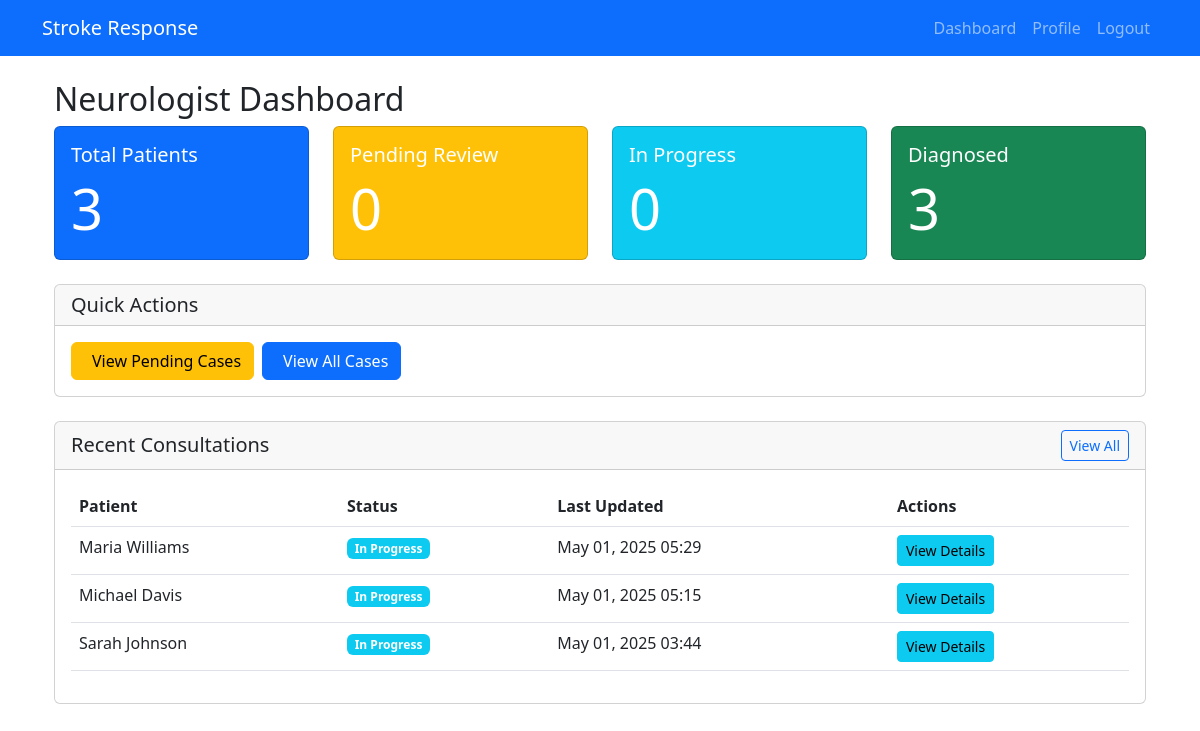
The app's page /neurologist/dashboard/ (signed in) with its own data.
### neurologist/models.py (models this page shows, shortened)
class Consultation(models.Model):
    STATUS_CHOICES = [
        ('IN_PROGRESS', 'In Progress'),
        ('COMPLETED', 'Completed'),
    ]
    DIAGNOSIS_CHOICES = [
        ('ISCHEMIC', 'Ischemic Stroke'),
        ('HEMORRHAGIC', 'Hemorrhagic Stroke'),
        ('TIA', 'Transient Ischemic Attack'),
        ('OTHER', 'Other'),
    ]
    patient = models.ForeignKey(Patient, on_delete=models.CASCADE, related_name='consultations')
    neurologist = models.ForeignKey(User, on_delete=models.CASCADE, related_name='consultations')
    status = models.CharField(max_length=20, choices=STATUS_CHOICES, default='IN_PROGRESS')
    diagnosis = models.CharField(max_length=20, choices=DIAGNOSIS_CHOICES, null=True, blank=True)
    diagnosis_notes = models.TextField(blank=True)
    treatment_plan = models.TextField(blank=True)
    medications = models.TextField(blank=True, help_text="List prescribed medications and dosages")
    follow_up_notes = models.TextField(blank=True)
    created_at = models.DateTimeField(auto_now_add=True)
    updated_at = models.DateTimeField(auto_now=True)
    class Meta:
        ordering = ['-created_at']

### technician/models.py (models this page shows, shortened)
class Patient(models.Model):
    STATUS_CHOICES = [
        ('NEW', 'New'),
        ('SUBMITTED', 'Submitted for Review'),
        ('REVIEWED', 'Under Review'),
        ('DIAGNOSED', 'Diagnosed'),
        ('DISCHARGED', 'Discharged'),
    ]
    GENDER_CHOICES = [
        ('M', 'Male'),
        ('F', 'Female'),
        ('O', 'Other'),
    ]
    first_name = models.CharField(max_length=100)
    last_name = models.CharField(max_length=100)
    date_of_birth = models.DateField()
    gender = models.CharField(max_length=1, choices=GENDER_CHOICES)
    contact_number = models.CharField(max_length=15, blank=True)
    address = models.TextField(blank=True)
    emergency_contact_name = models.CharField(max_length=100, blank=True)
    emergency_contact_number = models.CharField(max_length=15, blank=True)
    medical_history = models.TextField(blank=True)
    current_medications = models.TextField(blank=True)
    allergies = models.TextField(blank=True)
    blood_pressure_systolic = models.IntegerField(validators=[MinValueValidator(0), MaxValueValidator(300)])
    blood_pressure_diastolic = models.IntegerField(validators=[MinValueValidator(0), MaxValueValidator(200)])
    heart_rate = models.IntegerField(validators=[MinValueValidator(0), MaxValueValidator(300)])
    respiratory_rate = models.IntegerField(validators=[MinValueValidator(0), MaxValueValidator(100)])
    temperature = models.DecimalField(max_digits=4, decimal_places=1)
    oxygen_saturation = models.IntegerField(validators=[MinValueValidator(0), MaxValueValidator(100)])
    glasgow_coma_scale = models.IntegerField(validators=[MinValueValidator(3), MaxValueValidator(15)])
    chief_complaint = models.TextField()
    notes = models.TextField(blank=True)
    status = models.CharField(max_length=20, choices=STATUS_CHOICES, default='NEW')
    technician = models.ForeignKey(User, on_delete=models.CASCADE, related_name='patients')
    created_at = models.DateTimeField(auto_now_add=True)
    updated_at = models.DateTimeField(auto_now=True)
    class Meta:
        ordering = ['-created_at']

### neurologist/views.py (the view)
# urls.py: path('dashboard/', views.dashboard, name='dashboard'),
@login_required
@user_passes_test(is_neurologist)
def dashboard(request):
    consultations = Consultation.objects.filter(neurologist=request.user).order_by('-created_at')[:10]
    submitted_patients = Patient.objects.filter(status='SUBMITTED')
    reviewed_patients = Patient.objects.filter(status='REVIEWED')
    diagnosed_patients = Patient.objects.filter(status='DIAGNOSED')
    total_patients = submitted_patients.count() + reviewed_patients.count() + diagnosed_patients.count()
    pending_count = submitted_patients.count()
    in_progress_count = reviewed_patients.count()
    diagnosed_count = diagnosed_patients.count()
    context = {
        'consultations': consultations,
        'total_patients': total_patients,
        'pending_count': pending_count,
        'in_progress_count': in_progress_count,
        'diagnosed_count': diagnosed_count,
    }
    return render(request, 'neurologist/dashboard.html', context)

### neurologist/views.py (called while the page is built)
def is_neurologist(user):
    return user.is_authenticated and hasattr(user, 'userprofile') and user.userprofile.role == 'NEUROLOGIST'

### neurologist/templates/neurologist/dashboard.html (shortened to what this page needs)
{% extends "base.html" %}
{% block content %}
<div class="container mt-4">
    <h2>Neurologist Dashboard</h2>
    <div class="row mb-4">
        <div class="col-md-3">
            <div class="card text-white bg-primary">
                <div class="card-body">
                    <h5 class="card-title">Total Patients</h5>
                    <p class="card-text display-4">{{ total_patients }}</p>
                </div>
            </div>
        </div>
        <div class="col-md-3">
            <div class="card text-white bg-warning">
                <div class="card-body">
                    <h5 class="card-title">Pending Review</h5>
                    <p class="card-text display-4">{{ pending_count }}</p>
                </div>
            </div>
        </div>
        <div class="col-md-3">
            <div class="card text-white bg-info">
                <div class="card-body">
                    <h5 class="card-title">In Progress</h5>
                    <p class="card-text display-4">{{ in_progress_count }}</p>
                </div>
            </div>
        </div>
        <div class="col-md-3">
            <div class="card text-white bg-success">
                <div class="card-body">
                    <h5 class="card-title">Diagnosed</h5>
                    <p class="card-text display-4">{{ diagnosed_count }}</p>
                </div>
            </div>
        </div>
    </div>
    <div class="row mb-4">
        <div class="col-md-12">
            <div class="card">
                <div class="card-header">
                    <h5 class="mb-0">Quick Actions</h5>
                </div>
                <div class="card-body">
                    <div class="d-flex gap-2">
                        <a href="{% url 'neurologist:case_history' %}?status=SUBMITTED" class="btn btn-warning">
                            View Pending Cases
                        </a>
                        <a href="{% url 'neurologist:case_history' %}" class="btn btn-primary">
                            View All Cases
                        </a>
                    </div>
                </div>
            </div>
        </div>
    </div>
    <div class="card">
        <div class="card-header d-flex justify-content-between align-items-center">
            <h5 class="mb-0">Recent Consultations</h5>
            <a href="{% url 'neurologist:case_history' %}" class="btn btn-sm btn-outline-primary">View All</a>
        </div>
        <div class="card-body">
            <div class="table-responsive">
                <table class="table table-hover">
                    <thead>
                        <tr>
                            <th>Patient</th>
                            <th>Status</th>
                            <th>Last Updated</th>
                            <th>Actions</th>
                        </tr>
                    </thead>
                    <tbody>
                        {% for consultation in consultations %}
                        <tr>
                            <td>{{ consultation.patient.first_name }} {{ consultation.patient.last_name }}</td>
                            <td>
                                <span class="badge {% if consultation.status == 'IN_PROGRESS' %}bg-info
                                                 {% elif consultation.status == 'COMPLETED' %}bg-success
                                                 {% else %}bg-secondary{% endif %}">
                                    {{ consultation.get_status_display }}
                                </span>
                            </td>
                            <td>{{ consultation.updated_at|date:"M d, Y H:i" }}</td>
                            <td>
                                <a href="{% url 'neurologist:consultation_detail' consultation.pk %}"
                                   class="btn btn-sm btn-info">View Details</a>
                            </td>
                        </tr>
                        {% empty %}
                        <tr>
                            <td colspan="4" class="text-center">No recent consultations.</td>
                        </tr>
                        {% endfor %}
                    </tbody>
                </table>
            </div>
        </div>
    </div>
</div>
{% endblock %}

### records on screen
Consultation: patient.first_name "Maria", patient.last_name "Williams", status "In Progress", updated_at "May 01, 2025 05:29"
Consultation: patient.first_name "Michael", patient.last_name "Davis", status "In Progress", updated_at "May 01, 2025 05:15"
Consultation: patient.first_name "Sarah", patient.last_name "Johnson", status "In Progress", updated_at "May 01, 2025 03:44"

### other values on screen
{{ total_patients }} "3"
{{ pending_count }} "0"
{{ in_progress_count }} "0"
{{ diagnosed_count }} "3"
